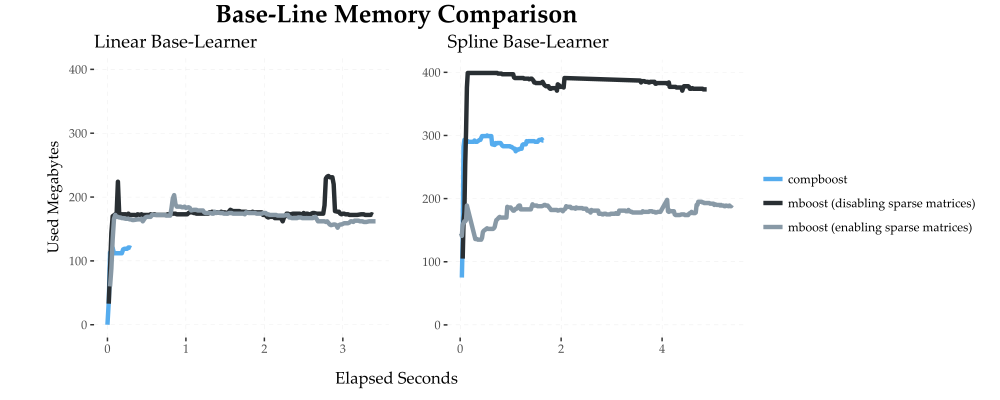

This figure's R source:
bm.file.good = read.table(
  file = "R/mem_benchmark/memory_track/bm_mem_iters1.txt",
  header = TRUE,
  sep = ";"
)
bm.file.good$used.memory.centered = bm.file.good$used.memory - bm.file.good$used.memory[1]
bm.file.good$second = bm.file.good$second / 60

bm.file.bad = read.table(
  file = "R/mem_benchmark/memory_track/bm_mem_iters2.txt",
  header = TRUE,
  sep = ";"
)
bm.file.bad$used.memory.centered = bm.file.bad$used.memory - bm.file.bad$used.memory[1]
bm.file.bad$second = bm.file.bad$second / 60

bm.compboost = bm.file.good[7:25, ]
bm.mboost    = bm.file.good[26:229, ]

bm.compboost$used.memory.centered = bm.compboost$used.memory.centered - bm.compboost$used.memory.centered[1]
bm.compboost$second = bm.compboost$second - bm.compboost$second[1]
bm.compboost$algo = "compboost"

bm.mboost$used.memory.centered = bm.mboost$used.memory.centered - bm.mboost$used.memory.centered[1]
bm.mboost$second = bm.mboost$second - bm.mboost$second[1]
bm.mboost$algo = "mboost (disabling sparse matrices)"
bm.mboost    = bm.mboost[bm.mboost$used.memory.centered < 250 & bm.mboost$used.memory.centered > 0, ]

bm.algos.good = rbind(bm.compboost, bm.mboost)

bm.mboost = bm.file.bad[24:229, ]

bm.compboost$used.memory.centered = bm.compboost$used.memory.centered - bm.compboost$used.memory.centered[1]
bm.compboost$second = bm.compboost$second - bm.compboost$second[1]

bm.mboost$used.memory.centered = bm.mboost$used.memory.centered - bm.mboost$used.memory.centered[1]
bm.mboost$second = bm.mboost$second - bm.mboost$second[1]
bm.mboost$algo = "mboost (enabling sparse matrices)"
bm.mboost    = bm.mboost[bm.mboost$used.memory.centered < 250 & bm.mboost$used.memory.centered > 0, ]

bm.algos.linear = rbind(bm.algos.good, bm.mboost)






bm.file.good = read.table(
  file = "R/mem_benchmark/memory_track/bm_mem_iters3.txt",
  header = TRUE,
  sep = ";"
)
bm.file.good$used.memory.centered = bm.file.good$used.memory - bm.file.good$used.memory[1]
bm.file.good$second = bm.file.good$second / 60

bm.file.bad = read.table(
  file = "R/mem_benchmark/memory_track/bm_mem_iters4.txt",
  header = TRUE,
  sep = ";"
)
bm.file.bad$used.memory.centered = bm.file.bad$used.memory - bm.file.bad$used.memory[1]
bm.file.bad$second = bm.file.bad$second / 60

bm.compboost = bm.file.good[5:104, ]
bm.mboost    = bm.file.good[105:400, ]

bm.compboost$used.memory.centered = bm.compboost$used.memory.centered - bm.compboost$used.memory.centered[1]
bm.compboost$second = bm.compboost$second - bm.compboost$second[1]
bm.compboost$algo = "compboost"
bm.compboost = bm.compboost[bm.compboost$used.memory.centered < 310 & bm.compboost$used.memory.centered > 0, ]

bm.mboost$used.memory.centered = bm.mboost$used.memory.centered - bm.mboost$used.memory.centered[1]
bm.mboost$second = bm.mboost$second - bm.mboost$second[1]
bm.mboost$algo = "mboost (disabling sparse matrices)"
bm.mboost    = bm.mboost[bm.mboost$used.memory.centered < 400 & bm.mboost$used.memory.centered > 0, ]

bm.algos.good = rbind(bm.compboost, bm.mboost)

bm.mboost = bm.file.bad[112:435, ]

bm.compboost$used.memory.centered = bm.compboost$used.memory.centered - bm.compboost$used.memory.centered[1]
bm.compboost$second = bm.compboost$second - bm.compboost$second[1]

bm.mboost$used.memory.centered = bm.mboost$used.memory.centered - bm.mboost$used.memory.centered[1]
bm.mboost$second = bm.mboost$second - bm.mboost$second[1]
bm.mboost$algo = "mboost (enabling sparse matrices)"
bm.mboost    = bm.mboost[bm.mboost$used.memory.centered < 200 & bm.mboost$used.memory.centered > 0, ]

bm.algos.spline = rbind(bm.algos.good, bm.mboost)




plotMemResults(bm.algos.linear, bm.algos.spline, "Base-Line Memory Comparison",
  "Elapsed Seconds", 0, 400)
